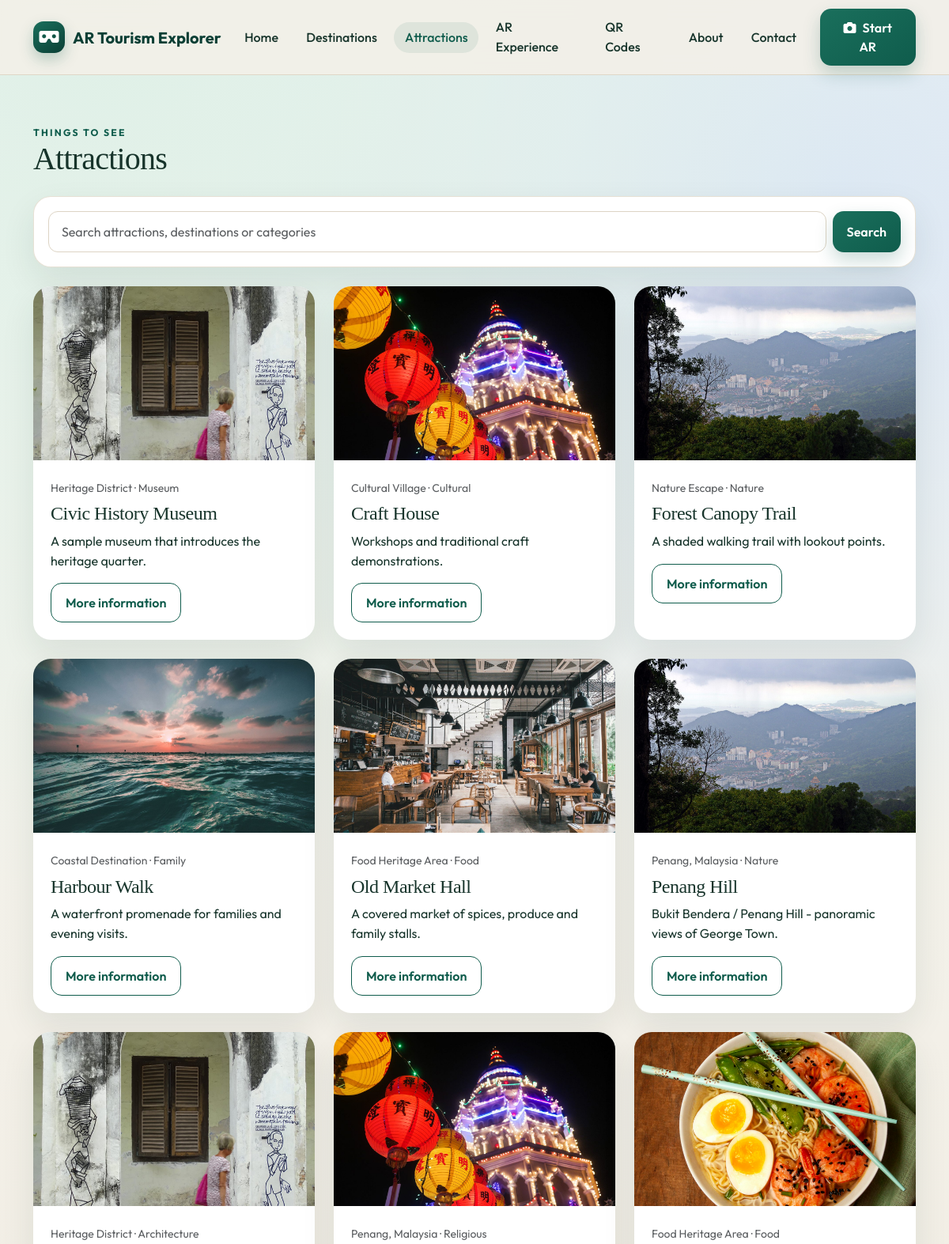
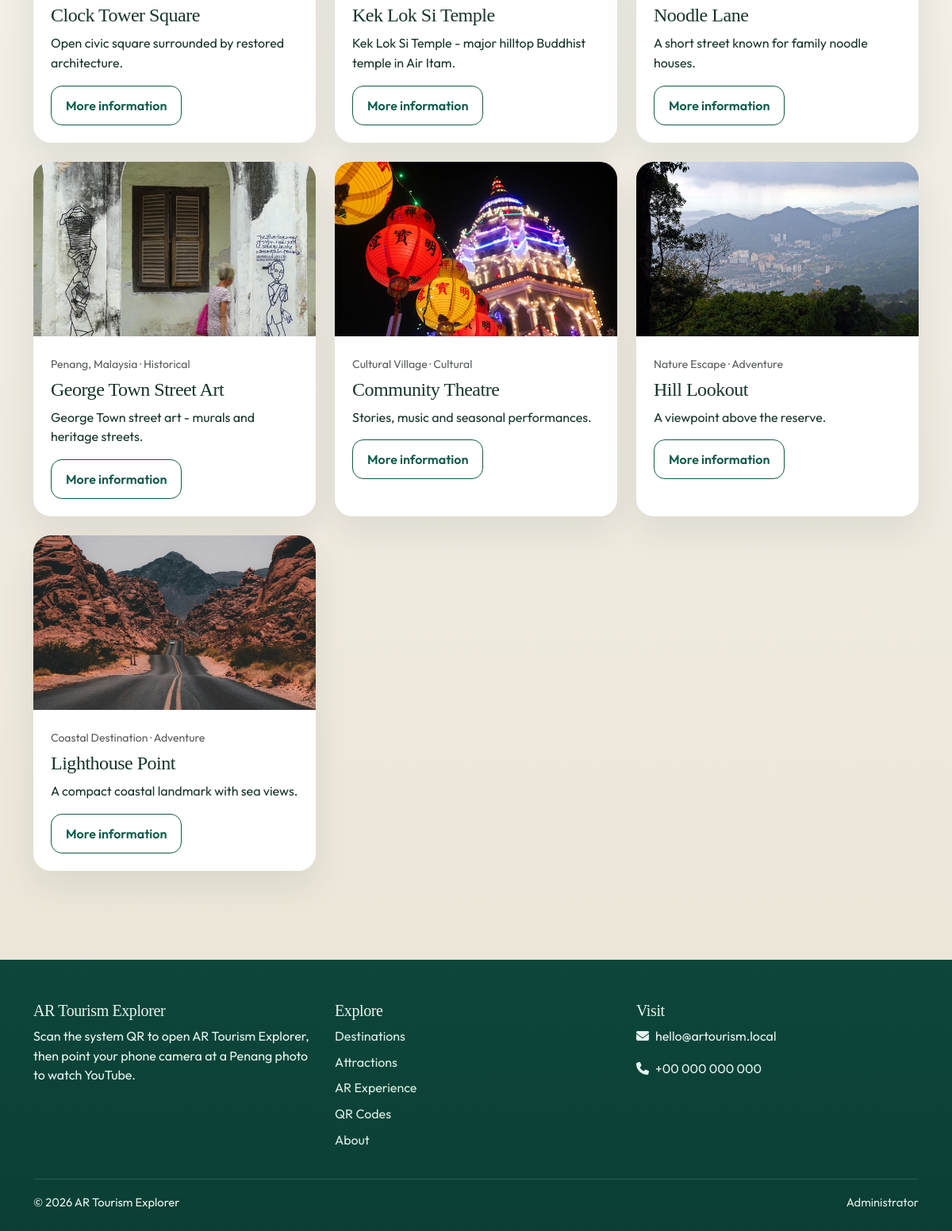
The page /attractions.php on the database its author committed (2 pictures, top to bottom).
### tables this page shows
CREATE TABLE attractions (
    id INT UNSIGNED AUTO_INCREMENT PRIMARY KEY,
    destination_id INT UNSIGNED NOT NULL,
    name VARCHAR(180) NOT NULL,
    short_description TEXT,
    full_description TEXT,
    main_image VARCHAR(255),
    youtube_url VARCHAR(500),
    website_url VARCHAR(500),
    google_maps_url VARCHAR(500),
    latitude DECIMAL(10,7),
    longitude DECIMAL(10,7),
    opening_hours VARCHAR(255),
    entry_information TEXT,
    category_id INT UNSIGNED,
    is_featured TINYINT(1) NOT NULL DEFAULT 0,
    status ENUM('active','inactive') DEFAULT 'active',
    display_order INT DEFAULT 0,
    created_at TIMESTAMP DEFAULT CURRENT_TIMESTAMP,
    updated_at TIMESTAMP DEFAULT CURRENT_TIMESTAMP ON UPDATE CURRENT_TIMESTAMP,
    INDEX (destination_id),
    INDEX (status),
    INDEX (is_featured),
    INDEX (name),
    FOREIGN KEY (destination_id) REFERENCES destinations(id) ON DELETE CASCADE,
    FOREIGN KEY (category_id) REFERENCES categories(id) ON DELETE SET NULL
);

CREATE TABLE destinations (
    id INT UNSIGNED AUTO_INCREMENT PRIMARY KEY,
    name VARCHAR(180) NOT NULL,
    slug VARCHAR(200) NOT NULL UNIQUE,
    short_description TEXT,
    full_description TEXT,
    cover_image VARCHAR(255),
    location VARCHAR(255),
    latitude DECIMAL(10,7),
    longitude DECIMAL(10,7),
    google_maps_url VARCHAR(500),
    category_id INT UNSIGNED,
    is_featured TINYINT(1) NOT NULL DEFAULT 0,
    status ENUM('active','inactive') DEFAULT 'active',
    created_at TIMESTAMP DEFAULT CURRENT_TIMESTAMP,
    updated_at TIMESTAMP DEFAULT CURRENT_TIMESTAMP ON UPDATE CURRENT_TIMESTAMP,
    INDEX (status),
    INDEX (is_featured),
    INDEX (category_id),
    FOREIGN KEY (category_id) REFERENCES categories(id) ON DELETE SET NULL
);

CREATE TABLE categories (
    id INT UNSIGNED AUTO_INCREMENT PRIMARY KEY,
    name VARCHAR(120) NOT NULL UNIQUE,
    slug VARCHAR(140) NOT NULL UNIQUE,
    status ENUM('active','inactive') DEFAULT 'active',
    created_at TIMESTAMP DEFAULT CURRENT_TIMESTAMP,
    INDEX (status)
);

### includes/functions.php (called while the page is built, shortened)
<?php
require_once __DIR__ . '/database.php';
function e(mixed $value): string
{
    return htmlspecialchars((string) $value, ENT_QUOTES | ENT_SUBSTITUTE, 'UTF-8');
}
function url(string $path = ''): string
{
    $base = BASE_PATH === '' ? '' : BASE_PATH;
    return $base . '/' . ltrim($path, '/');
}
function asset(string $path): string
{
    return url('assets/' . ltrim($path, '/')) . '?v=' . ASSET_VERSION;
}
function setting(string $key, string $default = ''): string
{
    static $cache = null;
    if ($cache === null) {
        $cache = [];
        try {
            $rows = db()->query('SELECT setting_key, setting_value FROM settings')->fetchAll();
            foreach ($rows as $row) {
                $cache[$row['setting_key']] = (string) $row['setting_value'];
            }
        } catch (Throwable) {
            $cache = [];
        }
    }
    return $cache[$key] ?? $default;
}
function app_title(): string
{
    return setting('site_name', APP_NAME);
}
function media_url(?string $path): string
{
    return url(ltrim($path, '/'));
}
function active_nav(string $file): string
{
    $script = basename((string) ($_SERVER['SCRIPT_NAME'] ?? ''));
    return $script === $file ? 'active' : '';
}
function str_param(string $key, string $default = ''): string
{
    return trim((string) ($_GET[$key] ?? $_POST[$key] ?? $default));
}

### includes/database.php (called while the page is built, shortened)
<?php
function db(): PDO
{
    static $pdo = null;
    if ($pdo instanceof PDO) {
        return $pdo;
    }
    $dsn = 'mysql:host=' . DB_HOST . ';dbname=' . DB_NAME . ';charset=utf8mb4';
    $pdo = new PDO($dsn, DB_USER, DB_PASS, [
        PDO::ATTR_ERRMODE => PDO::ERRMODE_EXCEPTION,
        PDO::ATTR_DEFAULT_FETCH_MODE => PDO::FETCH_ASSOC,
        PDO::ATTR_EMULATE_PREPARES => false,
    ]);
    $pdo->exec("SET NAMES utf8mb4 COLLATE utf8mb4_unicode_ci");
    return $pdo;
}

### attractions.php (the view, shortened to what this page needs)
<?php
require_once __DIR__ . '/includes/functions.php';
$pageTitle = 'Attractions · ' . app_title();
$q = str_param('q');
$sql = "SELECT a.*, d.name AS destination_name, c.name AS category_name, c.slug AS category_slug
        FROM attractions a
        JOIN destinations d ON d.id = a.destination_id
        LEFT JOIN categories c ON c.id = a.category_id
        WHERE a.status = 'active' AND d.status = 'active'";
$params = [];
$sql .= " ORDER BY a.is_featured DESC, a.display_order, a.name";
$stmt = db()->prepare($sql);
$stmt->execute($params);
$items = $stmt->fetchAll();
require __DIR__ . '/includes/header.php';
?>
<section class="section">
    <div class="container">
        <p class="hero-kicker">THINGS TO SEE</p>
        <h1>Attractions</h1>
        <form class="search-panel my-4 d-flex flex-column flex-md-row gap-2" method="get">
            <input class="form-control" name="q" value="<?= e($q) ?>" placeholder="Search attractions, destinations or categories">
            <button class="btn btn-ar" type="submit">Search</button>
        </form>
        <div class="row g-4">
            <?php foreach ($items as $item): ?>
                <div class="col-md-6 col-xl-4">
                    <article class="tour-card">
                        <img src="<?= e(media_url($item['main_image'])) ?>" alt="<?= e($item['name']) ?>" loading="lazy">
                        <div class="card-body">
                            <small class="text-muted"><?= e($item['destination_name']) ?><?= $item['category_name'] ? ' · ' . e($item['category_name']) : '' ?></small>
                            <h2 class="h4"><?= e($item['name']) ?></h2>
                            <p><?= e($item['short_description']) ?></p>
                            <a class="btn btn-outline-green" href="<?= e(url('attraction.php?id=' . (int) $item['id'])) ?>">More information</a>
                        </div>
                    </article>
                </div>
            <?php endforeach; ?>
        </div>
    </div>
</section>
<?php require __DIR__ . '/includes/footer.php'; ?>

### includes/header.php (shortened to what this page needs)
<?php
require_once __DIR__ . '/functions.php';
?>
<!doctype html>
<html lang="en">
<head>
    <link href="https://cdn.jsdelivr.net/npm/bootstrap@5.3.3/dist/css/bootstrap.min.css" rel="stylesheet">
    <link href="https://cdnjs.cloudflare.com/ajax/libs/font-awesome/6.5.2/css/all.min.css" rel="stylesheet">
    <link rel="stylesheet" href="<?= e(asset('css/public.css')) ?>">
</head>
<body>
<header class="site-header">
    <nav class="navbar navbar-expand-lg">
        <div class="container">
            <a class="navbar-brand" href="<?= e(url('index.php')) ?>">
                <span class="brand-mark"><i class="fa-solid fa-vr-cardboard"></i></span>
                <span><?= e(app_title()) ?></span>
            </a>
            <div class="collapse navbar-collapse" id="mainNav">
                <ul class="navbar-nav ms-auto align-items-lg-center gap-lg-2">
                    <li class="nav-item"><a class="nav-link <?= active_nav('index.php') ?>" href="<?= e(url('index.php')) ?>">Home</a></li>
                    <li class="nav-item"><a class="nav-link <?= active_nav('destinations.php') ?>" href="<?= e(url('destinations.php')) ?>">Destinations</a></li>
                    <li class="nav-item"><a class="nav-link <?= active_nav('attractions.php') ?>" href="<?= e(url('attractions.php')) ?>">Attractions</a></li>
                    <li class="nav-item"><a class="nav-link <?= active_nav('ar.php') ?>" href="<?= e(url('ar.php')) ?>">AR Experience</a></li>
                    <li class="nav-item"><a class="nav-link <?= active_nav('qr.php') ?>" href="<?= e(url('qr.php')) ?>">QR Codes</a></li>
                    <li class="nav-item"><a class="nav-link <?= active_nav('about.php') ?>" href="<?= e(url('about.php')) ?>">About</a></li>
                    <li class="nav-item"><a class="nav-link <?= active_nav('contact.php') ?>" href="<?= e(url('contact.php')) ?>">Contact</a></li>
                    <li class="nav-item"><a class="btn btn-ar ms-lg-2" href="<?= e(url('ar.php')) ?>"><i class="fa-solid fa-camera me-2"></i>Start AR</a></li>
                </ul>
            </div>
        </div>
    </nav>
</header>
<main id="main">

### includes/footer.php (shortened to what this page needs)
</main>
<footer class="site-footer">
    <div class="container">
        <div class="row g-4">
            <div class="col-lg-4">
                <h2 class="h5"><?= e(app_title()) ?></h2>
                <p><?= e(setting('site_tagline', 'A web-based AR tourism and cultural heritage information system.')) ?></p>
            </div>
            <div class="col-lg-4">
                <h2 class="h5">Explore</h2>
                <ul class="footer-links">
                    <li><a href="<?= e(url('destinations.php')) ?>">Destinations</a></li>
                    <li><a href="<?= e(url('attractions.php')) ?>">Attractions</a></li>
                    <li><a href="<?= e(url('ar.php')) ?>">AR Experience</a></li>
                    <li><a href="<?= e(url('qr.php')) ?>">QR Codes</a></li>
                    <li><a href="<?= e(url('about.php')) ?>">About</a></li>
                </ul>
            </div>
            <div class="col-lg-4">
                <h2 class="h5">Visit</h2>
                <p><i class="fa-solid fa-envelope me-2"></i><?= e(setting('contact_email', 'hello@artourism.local')) ?></p>
                <p><i class="fa-solid fa-phone me-2"></i><?= e(setting('contact_phone', '+00 000 000 000')) ?></p>
            </div>
        </div>
        <div class="footer-bottom">
            <span>&copy; <?= date('Y') ?> <?= e(app_title()) ?></span>
            <a href="<?= e(url('admin/login.php')) ?>">Administrator</a>
        </div>
    </div>
</footer>
</body>
</html>

### assets/css/public.css (style rules this page uses)
:root { --green: #0f5c4c; --green-dark: #0b3f35; --green-soft: #1a6f5c; --gold: #c4a35a; --gold-soft: #e8d5a8; --blue: #1d4e89; --cream: #f3f0e8; --sand: #ebe4d6; --ink: #17342b; --muted: #5b7168; --card: #ffffff; --line: #ddd4c4; --shadow: 0 18px 44px rgba(23, 52, 43, 0.09); --radius: 22px; }
* { box-sizing: border-box; }
html { scroll-behavior: smooth; }
body { margin: 0; font-family: "Outfit", sans-serif; color: var(--ink); background: radial-gradient(circle at 12% 0%, #dff0e7 0, transparent 34%), radial-gradient(circle at 88% 8%, #dce7f5 0, transparent 28%), linear-gradient(180deg, #eef5f0 0%, var(--cream) 42%, var(--sand) 100%); background-attachment: fixed; line-height: 1.55; }
img { max-width: 100%; height: auto; }
a { color: var(--green); }
h1, h2, h3, .display-font { font-family: "Playfair Display", Georgia, serif; letter-spacing: -0.02em; line-height: 1.15; }
.site-header { position: sticky; top: 0; z-index: 30; background: rgba(243, 240, 232, 0.88); backdrop-filter: blur(14px); border-bottom: 1px solid rgba(221, 212, 196, 0.9); }
.navbar { padding-top: 0.7rem; padding-bottom: 0.7rem; }
.navbar-brand { display: flex; align-items: center; gap: 10px; font-weight: 700; color: var(--green-dark) !important; text-decoration: none; }
.brand-mark { width: 40px; height: 40px; border-radius: 13px; display: grid; place-items: center; background: linear-gradient(145deg, var(--green-soft), var(--green-dark)); color: #fff; box-shadow: 0 8px 18px rgba(15, 92, 76, 0.25); }
.nav-link { color: var(--ink) !important; font-weight: 500; border-radius: 999px; padding: 0.45rem 0.85rem !important; }
.nav-link:hover, .nav-link.active { color: var(--green) !important; background: rgba(15, 92, 76, 0.08); }
.btn-ar, .btn-primary, .btn-gold, .btn-outline-green { border: 0; border-radius: 14px; padding: 12px 18px; font-weight: 600; transition: transform 0.18s ease, box-shadow 0.18s ease, background 0.18s ease; }
.btn-ar, .btn-primary { background: linear-gradient(145deg, var(--green-soft), var(--green)); color: #fff; box-shadow: 0 10px 22px rgba(15, 92, 76, 0.22); }
.btn-outline-green { border: 1.5px solid var(--green); color: var(--green); background: transparent; }
.hero-kicker { letter-spacing: 0.18em; font-size: 0.76rem; font-weight: 700; color: var(--green); margin: 0; }
.section { padding: 64px 0; }
.tour-card { background: var(--card); border: 0; border-radius: var(--radius); overflow: hidden; box-shadow: var(--shadow); height: 100%; transition: transform 0.2s ease, box-shadow 0.2s ease; }
.tour-card > img, .tour-photo { width: 100%; height: 220px; object-fit: cover; display: block; background: #dce8e2; }
.tour-card .card-body, .place-body { padding: 22px; }
.tour-card h3, .tour-card h2 { margin-top: 0.4rem; }
.search-panel { background: #fff; border-radius: var(--radius); padding: 18px; box-shadow: var(--shadow); border: 1px solid rgba(221, 212, 196, 0.7); }
.search-panel .form-control { border-radius: 12px; border-color: var(--line); padding: 0.8rem 1rem; }
.site-footer { background: linear-gradient(180deg, #0d463b, var(--green-dark)); color: #e8f4ee; padding: 52px 0 24px; margin-top: 48px; }
.footer-links { list-style: none; padding: 0; margin: 0; }
.footer-links li { margin-bottom: 8px; }
.footer-links a, .site-footer a { color: #dceee6; text-decoration: none; }
.footer-bottom { display: flex; justify-content: space-between; gap: 16px; margin-top: 28px; padding-top: 18px; border-top: 1px solid #2b5c50; font-size: 0.92rem; }

### rows shown on the page
attractions: main_image (picture), destination.name "Heritage District", category.name "Museum", name "Civic History Museum", short_description "A sample museum that introduces the heritage quarter."
attractions: main_image (picture), destination.name "Cultural Village", category.name "Cultural", name "Craft House", short_description "Workshops and traditional craft demonstrations."
attractions: main_image (picture), destination.name "Nature Escape", category.name "Nature", name "Forest Canopy Trail", short_description "A shaded walking trail with lookout points."
attractions: main_image (picture), destination.name "Coastal Destination", category.name "Family", name "Harbour Walk", short_description "A waterfront promenade for families and evening visits."
attractions: main_image (picture), destination.name "Food Heritage Area", category.name "Food", name "Old Market Hall", short_description "A covered market of spices, produce and family stalls."
attractions: main_image (picture), destination.name "Penang, Malaysia", category.name "Nature", name "Penang Hill", short_description "Bukit Bendera / Penang Hill - panoramic views of George Town."
attractions: main_image (picture), destination.name "Heritage District", category.name "Architecture", name "Clock Tower Square", short_description "Open civic square surrounded by restored architecture."
attractions: main_image (picture), destination.name "Penang, Malaysia", category.name "Religious", name "Kek Lok Si Temple", short_description "Kek Lok Si Temple - major hilltop Buddhist temple in Air Itam."
attractions: main_image (picture), destination.name "Food Heritage Area", category.name "Food", name "Noodle Lane", short_description "A short street known for family noodle houses."
attractions: main_image (picture), destination.name "Penang, Malaysia", category.name "Historical", name "George Town Street Art", short_description "George Town street art - murals and heritage streets."
attractions: main_image (picture), destination.name "Cultural Village", category.name "Cultural", name "Community Theatre", short_description "Stories, music and seasonal performances."
attractions: main_image (picture), destination.name "Nature Escape", category.name "Adventure", name "Hill Lookout", short_description "A viewpoint above the reserve."
attractions: main_image (picture), destination.name "Coastal Destination", category.name "Adventure", name "Lighthouse Point", short_description "A compact coastal landmark with sea views."

### other values the page prints
app_title() "AR Tourism Explorer"
setting('contact_email', 'hello@artourism.local') "hello@artourism.local"
setting('contact_phone', '+00 000 000 000') "+00 000 000 000"
